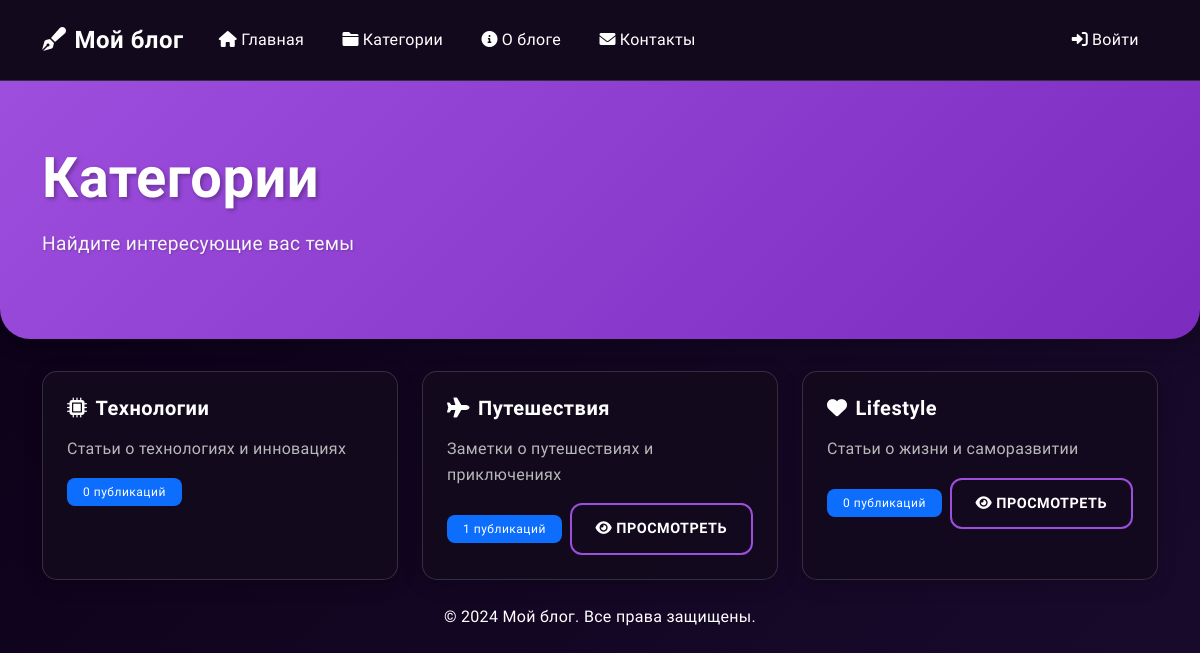
Screenshot of /blog/categories/ with the database file from the repository.
### blog/models.py (models this page shows, shortened)
class Category(models.Model):
    name = models.CharField(max_length=100, verbose_name="Название")
    slug = models.SlugField(unique=True, blank=True)
    description = models.TextField(verbose_name="Описание")
    icon = models.CharField(max_length=50, default="fa-folder")
    class Meta:
        verbose_name = "Категория"
        verbose_name_plural = "Категории"
    @property
    def posts_count(self):
        return self.posts.filter(is_published=True).count()

### blog/views.py (the view)
# urls.py: path('categories/', views.categories, name='categories'),
def categories(request):
    categories = Category.objects.all()
    return render(request, 'blog/categories.html', {'categories': categories})

### blog/templates/blog/categories.html (shortened to what this page needs)
{% extends 'base.html' %}
{% block content %}
<div class="hero-section">
    <div class="container">
        <h1 class="display-4">Категории</h1>
        <p class="lead">Найдите интересующие вас темы</p>
    </div>
</div>
<div class="container">
    <div class="row">
        {% for category in categories %}
        <div class="col-md-4 mb-4">
            <div class="card h-100">
                <div class="card-body">
                    <h5 class="card-title">
                        <i class="fas {{ category.icon }} me-2"></i>{{ category.name }}
                    </h5>
                    <p class="card-text text-muted">{{ category.description }}</p>
                    <div class="d-flex justify-content-between align-items-center">
                        <span class="badge bg-primary">{{ category.posts_count }} публикаций</span>
                        {% if category.slug %}
                        <a href="{% url 'blog:category_detail' slug=category.slug %}" class="btn btn-outline-primary">
                            <i class="fas fa-eye me-1"></i>Просмотреть
                        </a>
                        {% endif %}
                    </div>
                </div>
            </div>
        </div>
        {% empty %}
        <div class="col-12">
            <div class="alert alert-info">
                <i class="fas fa-info-circle me-2"></i>Категории пока не созданы
            </div>
        </div>
        {% endfor %}
    </div>
</div>
{% endblock %}

### static/css/style.css (style rules this page uses)
:root { --primary-color: #9D4EDD; --secondary-color: #7B2CBF; --accent-color: #C77DFF; --background-color: #0A0015; --card-bg: rgba(20, 10, 30, 0.95); --text-color: #FFFFFF; --text-muted: #B8B8B8; --link-color: #E0AAFF; --hover-color: #F3D1FF; --border-color: rgba(255, 255, 255, 0.15); --input-bg: rgba(30, 15, 45, 0.95); }
body { font-family: 'Quicksand', sans-serif; background: linear-gradient(135deg, var(--background-color), #1A0B2E); color: var(--text-color); min-height: 100vh; line-height: 1.6; letter-spacing: 0.3px; }
.card { background: var(--card-bg); border: 1px solid var(--border-color); border-radius: 15px; box-shadow: 0 4px 20px rgba(0, 0, 0, 0.2); transition: all 0.3s cubic-bezier(0.4, 0, 0.2, 1); }
.card-body { padding: 1.5rem; }
.card-title { color: var(--text-color); font-weight: 600; margin-bottom: 1rem; letter-spacing: 0.5px; }
.card-text { color: var(--text-muted); }
.btn { padding: 0.8rem 1.5rem; border-radius: 12px; font-weight: 600; letter-spacing: 0.5px; transition: all 0.3s cubic-bezier(0.4, 0, 0.2, 1); text-transform: uppercase; font-size: 0.9rem; position: relative; overflow: hidden; z-index: 1; }
.btn::before { content: ''; position: absolute; top: 0; left: 0; width: 100%; height: 100%; background: linear-gradient(45deg, var(--primary-color), var(--accent-color)); opacity: 0; z-index: -1; transition: opacity 0.3s ease; }
.btn-outline-primary { border: 2px solid var(--primary-color); color: var(--text-color) !important; background: transparent; }
.hero-section { background: linear-gradient(135deg, var(--primary-color), var(--secondary-color)); padding: 4rem 0; margin-bottom: 2rem; border-radius: 0 0 30px 30px; box-shadow: 0 4px 20px rgba(0, 0, 0, 0.3); }
.hero-section h1 { color: white; font-weight: 700; margin-bottom: 1rem; text-shadow: 2px 2px 4px rgba(0, 0, 0, 0.3); }
.hero-section .lead { color: rgba(255, 255, 255, 0.95); font-size: 1.2rem; text-shadow: 1px 1px 2px rgba(0, 0, 0, 0.2); }
.badge { padding: 0.5rem 1rem; border-radius: 8px; font-weight: 500; letter-spacing: 0.5px; }
h1, h2, h3, h4, h5, h6 { color: var(--text-color); font-weight: 600; letter-spacing: 0.5px; }
.text-muted { color: var(--text-muted) !important; }
a { color: var(--link-color); text-decoration: none; transition: all 0.3s ease; }
.form-control, .btn { transition: all 0.3s cubic-bezier(0.4, 0, 0.2, 1); }
.card { transition: all 0.3s cubic-bezier(0.4, 0, 0.2, 1); }
.btn { position: relative; overflow: hidden; z-index: 1; }

### rows the page displays
Category: name "Технологии", description "Статьи о технологиях и инновациях", posts_count "0"
Category: name "Путешествия", description "Заметки о путешествиях и приключениях", posts_count "1", slug "ПРОСМОТРЕТЬ"
Category: name "Lifestyle", description "Статьи о жизни и саморазвитии", posts_count "0", slug "ПРОСМОТРЕТЬ"
